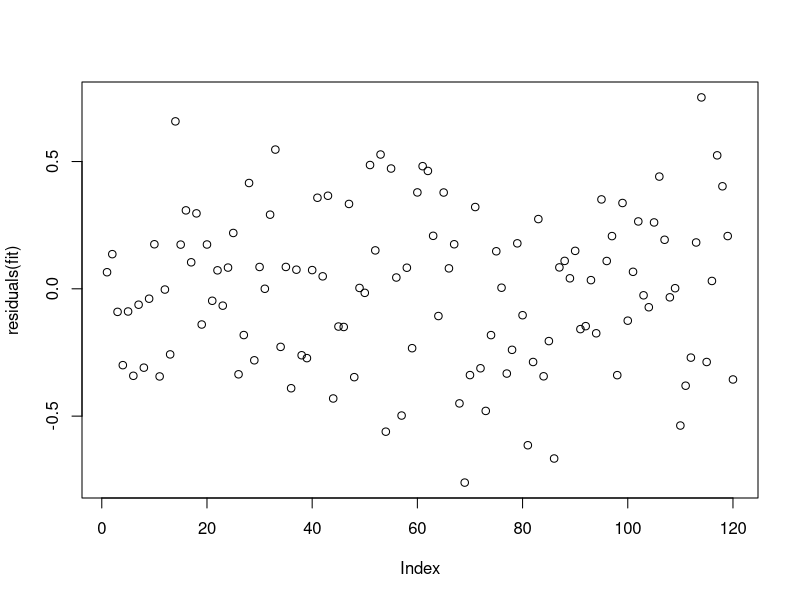
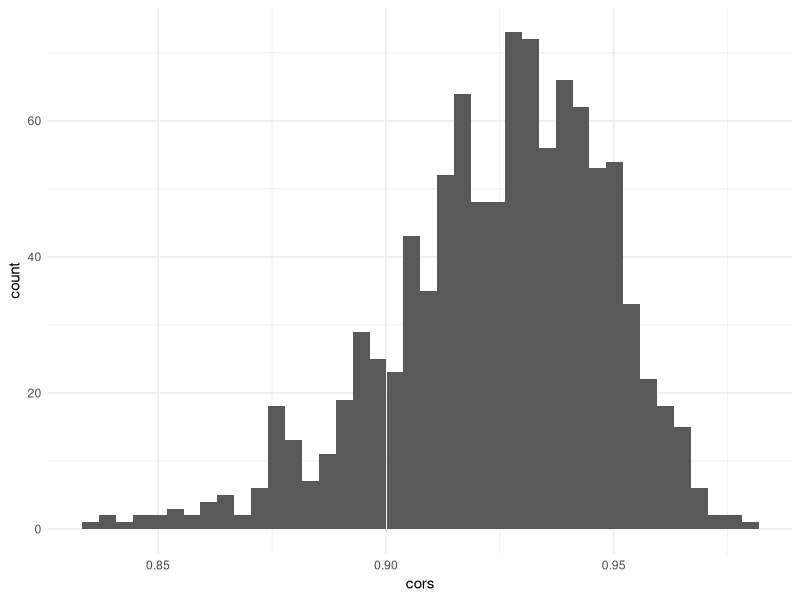

Write R code to recreate these figures, in order. (Note: this script raises an error after producing the figures.)
## ---- chunk 1
library(tidyverse)

set.seed(1)

theme_set(theme_minimal())
## ---- chunk 2
# an id makes it easier to check your operations
iris = iris %>% mutate(id = row_number()) 

#%>% select(id, everything())

head(iris)
## ---- chunk 3

#Randomly sample from iris dataset 20% of cases (i.e. rows)
holdout_random = iris %>% 
  sample_frac(0.2)

head(holdout_random)

# Creates the 80% of rows not found in holdout_random
train_random = setdiff(iris, holdout_random)

head(train_random)


# We can verify that the two fractions of our data are unique from one another using an inner join. Unlike a left join which matches values in the "right" (i.e. second) df to those on the left (i.e. first), inner join extracts cases that are found in BOTH data frames. Here, we'd expect the inner_join to return no cases since we want our two subsets to contain different pieces of the iris dataframe.

inner_join(holdout_random, train_random, by="id")
## ---- chunk 4
holdout_grouped = iris %>% 
  group_by(Species) %>% #ensures equal proportions of each species in each subset
  sample_frac(0.2)

train_grouped = setdiff(iris, holdout_grouped)

count(holdout_grouped, Species)
count(train_grouped, Species)
## ---- chunk 5
holdout_timeseries = iris %>% 
  group_by(Species) %>% 
  top_frac(0.2, wt = id) #specifies to take the top 20% of ids for each species

train_timeseries = setdiff(iris, holdout_timeseries)

head(holdout_timeseries)
## ---- chunk 6
fit = lm(Sepal.Length ~ Sepal.Width + Petal.Length + Petal.Width + Species, data = train_grouped)

summary(fit)
## ---- chunk 7
plot(residuals(fit))

#remember this just says to take our model named "fit" and calculate and plot the residuals
## ---- chunk 8
(train_rmse = sqrt(mean(residuals(fit)^2))) 
#gets the rmse for our training set (the one we used to make our model)

predictions = predict(fit, holdout_grouped) 
#uses our models betas to predict sepal length (DV) for the validation set based on our IVs (sepal width, petal length, petal width, and species)

valid_residuals = holdout_grouped$Sepal.Length - predictions 
#calculates residuals of our predicted sepal lengths vs. our observed sepal lengths

(valid_rmse = sqrt(mean(valid_residuals^2))) 
#gets our rmse for our validation set
## ---- chunk 9
cor(predictions, holdout_grouped$Sepal.Length)
## ---- chunk 10

get_cor <- function(test_fraction){
  holdout <- iris %>%
  sample_frac(test_fraction)
  train = setdiff(iris, holdout)
  
  fit = lm(Sepal.Length ~ Sepal.Width + Petal.Length + Petal.Width + Species, data = train)
  return(cor(holdout$Sepal.Length,predict.lm(fit,holdout)))
}

#So far the above is nothing new, we've taken indepdent lines of code and wrapped them in a function which takes as it's input the fraction you want to hold out to test and results a correlation between the predicted DV on your test set vs the observed. 

# to get 1000 iterations of this, we need to use replicate. But any time we are generating random samples it is a good idea to set our seed. 

set.seed(1995)
cors <- replicate(1000, get_cor(0.2))

#Let's plot these correlations to see their distribution

data.frame(cors) %>% ggplot() + aes(x=cors) + geom_histogram(bins=40)
mean_cor <- mean(cors)
mean_cor


# Let's test our correlations against the null of cor=0 using a t test. 
#If the correlations are significantly higher than 0, that means our model transfers well. 

cors_z <- atan(cors) 
#atan is the fisher's z transformation we use bc r is bounded between -1 and 1.
cors_t_test <- t.test(cors_z)
cors_t_test

## ---- chunk 11
iris_folded_1 = iris %>% 
  arrange(Species) %>% # necessary to get the right number of folds within each group- stratified
  mutate(fold = rep(1:5, 30))  # creates a fold column and fills it with 1-5 repeated 30x

head(iris_folded_1) #at this point the folds have not been randomized

iris_folded_2<-iris_folded_1%>%
  group_by(Species) %>%  # Keep the folds balanced across species
  mutate(fold = sample(fold)) # randomize the fold column

head(iris_folded_2) 

#now we have 5 randomized folds, each with 30 total cases, 10 per species

count(iris_folded_2, Species, fold)

## ---- chunk 12
cors = numeric()

for (fold_number in 1:5) {
  train = iris_folded %>% filter(fold != fold_number) #training set is all folds but the current #
  valid = iris_folded %>% filter(fold == fold_number) # validation set is the current fold #
  
  folded_model = lm(Sepal.Length ~ Sepal.Width + Petal.Length + Petal.Width + Species, data = train) #same model as before, just giving a new name
  
  folded_predictions = predict(folded_model, valid)
  
  r = cor(folded_predictions, valid$Sepal.Length)
  cors = append(cors, r)
}

cors

mean(cors)

#Notice that with K folds we do not need to call replicate because the folds are doing that iterative process for us. 
## ---- chunk 13
# Simulating data with y = b1^2 + b2 + error, note that our train and holdout come from same distributions.

b1 = rnorm(1000)
b2 = rnorm(1000)
error = rnorm(1000)

holdout_b1 = rnorm(1000)
holdout_b2 = rnorm(1000)
holdout_error = rnorm(1000)

y = b1^2 + b2 + error #getting our "observed" y values for training
holdout_y = holdout_b1^2 + holdout_b2 + holdout_error #getting our "observed" y values for validation

data = data.frame(y=y, b1=b1, b2=b2) #df of our training data
holdout_data = data.frame(y=holdout_y, b1=holdout_b1, b2=holdout_b2) #df of our holdout

head(data)
## ---- chunk 14
ggplot(data, aes(x = b1, y = y, color = b2)) +
  geom_point()
## ---- chunk 15
fit.1 = lm(y ~ b1 + b2, data=data)

summary(fit.1)

(rmse_1 = sqrt(mean(fit.1$residuals^2)))
## ---- chunk 16
plot(residuals(fit.1))
## ---- chunk 17
holdout_1_residuals = holdout_y - predict(fit.1, holdout_data)

(rmse_1_holdout = sqrt(mean(holdout_1_residuals^2)))
## ---- chunk 18
fit.2 = lm(y ~ poly(b1, 15) + b2, data=data)

summary(fit.2)

(rmse_2 = sqrt(mean(fit.2$residuals^2)))
## ---- chunk 19
plot(residuals(fit.2))
## ---- chunk 20
holdout_2_residuals = holdout_y - predict(fit.2, holdout_data)

(rmse_2_holdout = sqrt(mean(holdout_2_residuals^2)))
## ---- chunk 21
fit.3 = lm(y ~ poly(b1, 2) + b2, data=data)

summary(fit.3)

(rmse_3 = sqrt(mean(fit.3$residuals^2)))
## ---- chunk 22
plot(residuals(fit.3))
## ---- chunk 23
holdout_3_residuals = holdout_y - predict(fit.3, holdout_data)

(rmse_3_holdout = sqrt(mean(holdout_3_residuals^2)))
